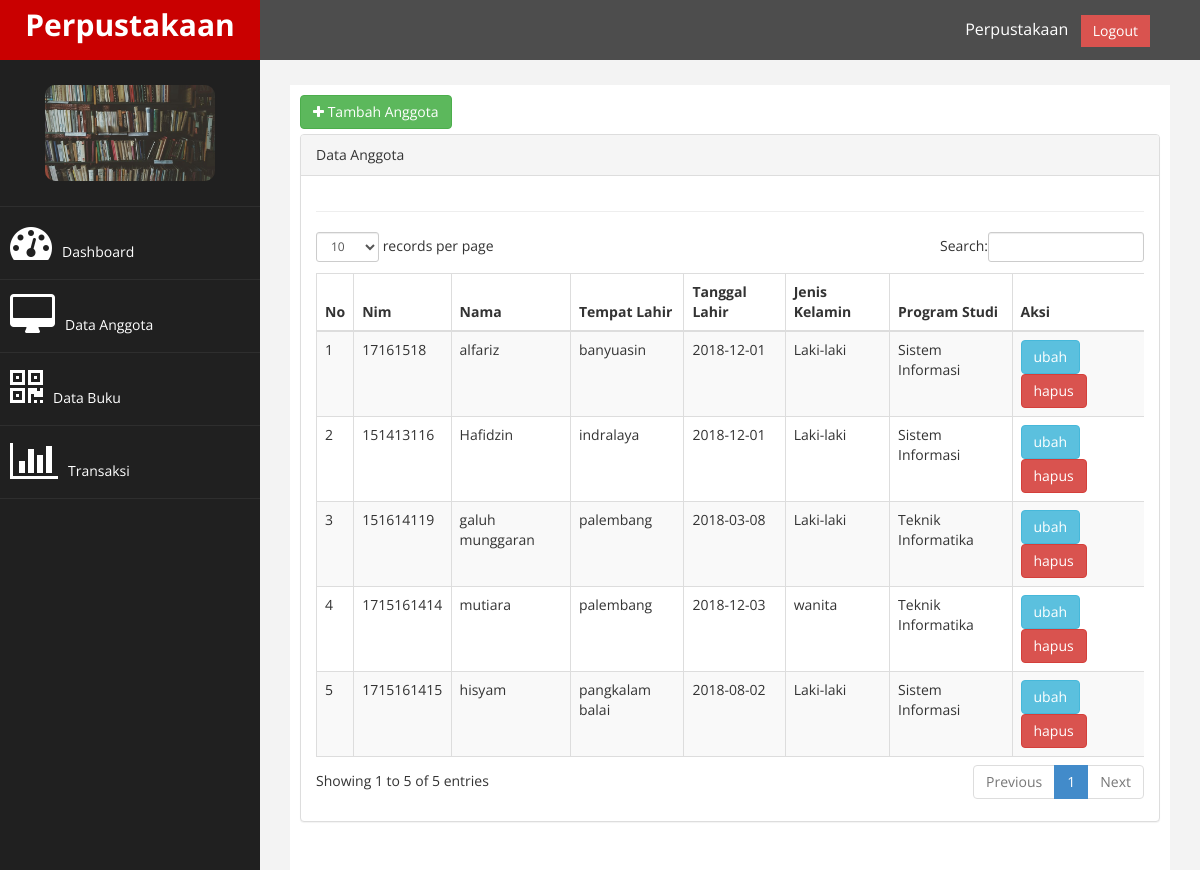
/index.php?page=anggota (signed in), run on the app's committed database.
### tables this page shows
CREATE TABLE `tb_anggota` (
  `nim` int(11) NOT NULL,
  `nama` varchar(100) NOT NULL,
  `tempat_lahir` varchar(100) NOT NULL,
  `tgl_lahir` date NOT NULL,
  `jk` enum('l','p') NOT NULL,
  `prodi` varchar(75) NOT NULL
);

### page/anggota/anggota.php (the view)
<a href="?page=anggota&aksi=tambah" class="btn btn-success" style="margin-bottom: 5px;"><i class="fa fa-plus"></i>
    Tambah Anggota</a>
<div class="row">
                <div class="col-md-12">
                    <div class="panel panel-default">
                        <div class="panel-heading">
                             Data Anggota
                        </div>
                        <div class="panel-body">
                            <div class="table-responsive">
                                <table class="table table-striped table-bordered table-hover" id="dataTables-example">
                                    <thead>
                                        <tr>
                                            <th>No</th>
                                            <th>Nim</th>
                                            <th>Nama</th>
                                            <th>Tempat Lahir</th>
                                            <th>Tanggal Lahir</th>
                                            <th>Jenis Kelamin</th>
                                            <th>Program Studi</th>
                                            <th>Aksi</th>
                                        </tr>
                                    </thead>
                                    <tbody>
                                        <?php
                                        $no = 1;
                                        $sql = $koneksi->query("select * from tb_anggota");
                                        while ($data = $sql->fetch_assoc()){
                                            $jk = ($data['jk']== 'l')?"Laki-laki":"wanita";
                                            $prodi = ($data['prodi']=='ti')?"Teknik Informatika":"Sistem Informasi";
                                        ?>
                                        <tr>
                                            <td><?php echo $no++; ?></td>
                                            <td><?php echo $data['nim'];?></td>
                                            <td><?php echo $data['nama'];?></td>
                                            <td><?php echo $data['tempat_lahir'];?></td>
                                            <td><?php echo $data['tgl_lahir'];?></td>
                                            <td><?php echo $jk;?></td>
                                            <td><?php echo $prodi;?></td>
                                            <td>
                                                <a href="?page=anggota&aksi=ubah&id=<?php echo $data['nim']; ?>" class="btn btn-info" >ubah</a>
                                                <a onclick="return confirm('Anda yakin akan menghapus data ini...??')"href="
                                                ?page=anggota&aksi=hapus&id=<?php echo $data['nim']; ?>" class="btn btn-danger" >hapus</a>
                                            </td>
                                        </tr>
                                    <?php } ?>
                                    </tbody>
                                    </div>
                            </div>
                        </div>
                </div>
       </div>

### assets/css/custom.css (style rules this page uses)
body { font-family: 'Open Sans', sans-serif; }

### data on the page
tb_anggota: nim "17161518", nama "alfariz", tempat_lahir "banyuasin", tgl_lahir "2018-12-01", jk "Laki-laki", prodi "Sistem Informasi"
tb_anggota: nim "151413116", nama "Hafidzin", tempat_lahir "indralaya", tgl_lahir "2018-12-01", jk "Laki-laki", prodi "Sistem Informasi"
tb_anggota: nim "151614119", nama "galuh munggaran", tempat_lahir "palembang", tgl_lahir "2018-03-08", jk "Laki-laki", prodi "Teknik Informatika"
tb_anggota: nim "1715161414", nama "mutiara", tempat_lahir "palembang", tgl_lahir "2018-12-03", jk "wanita", prodi "Teknik Informatika"
tb_anggota: nim "1715161415", nama "hisyam", tempat_lahir "pangkalam balai", tgl_lahir "2018-08-02", jk "Laki-laki", prodi "Sistem Informasi"
